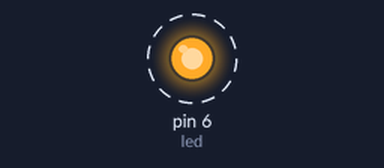
The sketch below on a simulated Arduino Uno, built with avr-gcc and run on an emulated ATmega328P. Shown: output pins drawn as LEDs (lit = HIGH). Dashed ring = blinking. The local clock reads 2024-03-15 10:24:30 at power-on unless the sketch sets it; what the sketch prints to the serial monitor is not drawn.

Above: at 0.5 s.
Timing chart, 0 to 4.6 s (numbered marks = the images above):
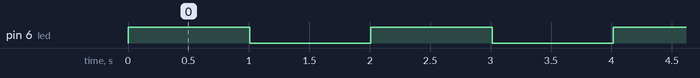

Measured:
- by itself, pin 6 (led): alternates HIGH for 1.0 s and LOW for 1.0 s

The sketch:

Wk6-Q1.ino
```cpp
#include <ThreeWire.h>
#include <RtcDS1302.h>
#define led 6
ThreeWire myWire(4,5,2); // IO, SCLK, CE
RtcDS1302<ThreeWire>Rtc(myWire);
int sectime =0;
//void printDateTime(const RtcDateTime& dt){
//  Serial.print(dt.Year(), DEC);
//  Serial.print('/');
//  Serial.print(dt.Month(), DEC);
//  Serial.print('/');
//  Serial.print(dt.Day(), DEC);
//  Serial.print(' ');
//  Serial.print(dt.Hour(), DEC);
//  Serial.print(':');
//  Serial.print(dt.Minute(), DEC);
//  Serial.print(':');
//  Serial.print(dt.Second(), DEC);
//  Serial.println();
//  Serial.print("Total Seconds since 1/1/2000 : ");
//  Serial.print(dt.TotalSeconds());
//  Serial.println();
//  }
void setup() {
  Serial.begin(9600);
  Rtc.Begin();
  RtcDateTime setting_time(2020,2,2,23,31,10);// year, month, dayOfMonth, hour, minute, second
//  printDateTime(setting_time);//Try to comment This line
  Rtc.SetDateTime(setting_time);
  pinMode(led, OUTPUT);
  }
  void loop() {
    toggle();

    delay(500);
}
void toggle(){
  RtcDateTime now = Rtc.GetDateTime();
  Serial.println(sectime);
  sectime = (now.Hour() * 60 * 100) + (now.Minute() * 100 ) +(now.Second());
  if (sectime % 2 == 0){
    digitalWrite(led,1);
  }
  else{
    digitalWrite(led,0);
  }
}
```
